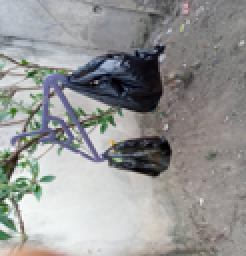
#> input picture Automating Real world task with python/image_processing/images/Weight Comparison Tool 2.jpeg, 123 x 128 px (shown 2 times larger); its folder holds only this picture in this run
$ python image_processing.py
#> lines starting #> are read from the running program, lines starting #| are printed output that depends on the picture
#!/usr/bin/env python3
import os
from PIL  import Image
print('srat----------------------------------------')
for dirpath, dirnames, files in os.walk('./images'):
    for index, filename in enumerate(files):
        print(filename, index)
        if filename.startswith(".D"):
             print("found dotte start", filename)
             continue
        file_path = os.path.join("images", filename)

        with Image.open(file_path).convert("RGB") as im:

#> im is the input picture: PIL image 123x128 RGB; mean R, G, B 148.8, 149.7, 148.3
            print("image data", im.size, im.format, im.mode)
#| image data (123, 128) None RGB
    #         Rotate the image
            direction = Image.ROTATE_90
            print('direction ', direction)
            im = im.transpose(direction)
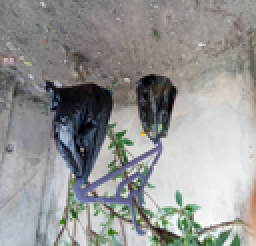
#> im: PIL image 128x123 RGB (shown 2 times larger); mean R, G, B 148.8, 149.7, 148.3
    #         Resize image
            req_size = (128,128)
            im = im.resize(req_size)
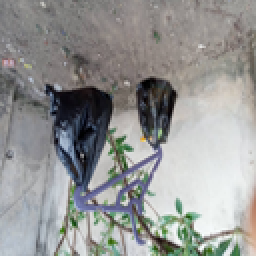
#> im: PIL image 128x128 RGB (shown 2 times larger); mean R, G, B 148.8, 149.7, 148.3
            print('new zsize', im.size)
#| new zsize (128, 128)

    #         Save in new format
            fn = os.path.join("/opt/icons", str(index))
            im = im.save(fn, "jpeg")

$ run again, on Automating Real world task with python/image_processing/images/Weight Comparison Tool.jpeg
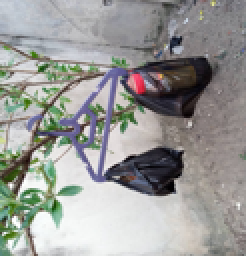
#> input picture Automating Real world task with python/image_processing/images/Weight Comparison Tool.jpeg, 123 x 128 px (shown 2 times larger)
#> im is the input picture: PIL image 123x128 RGB; mean R, G, B 153.6, 154.2, 151.5
#| image data (123, 128) None RGB
#> `im = im.transpose(direction)`:
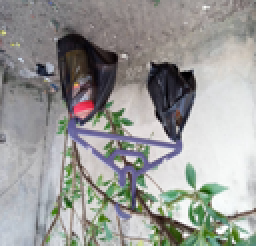
#> im: PIL image 128x123 RGB (shown 2 times larger); mean R, G, B 153.6, 154.2, 151.5
#> `im = im.resize(req_size)`:
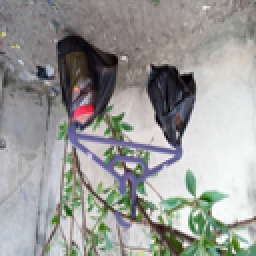
#> im: PIL image 128x128 RGB (shown 2 times larger); mean R, G, B 153.6, 154.2, 151.5
#| new zsize (128, 128)
